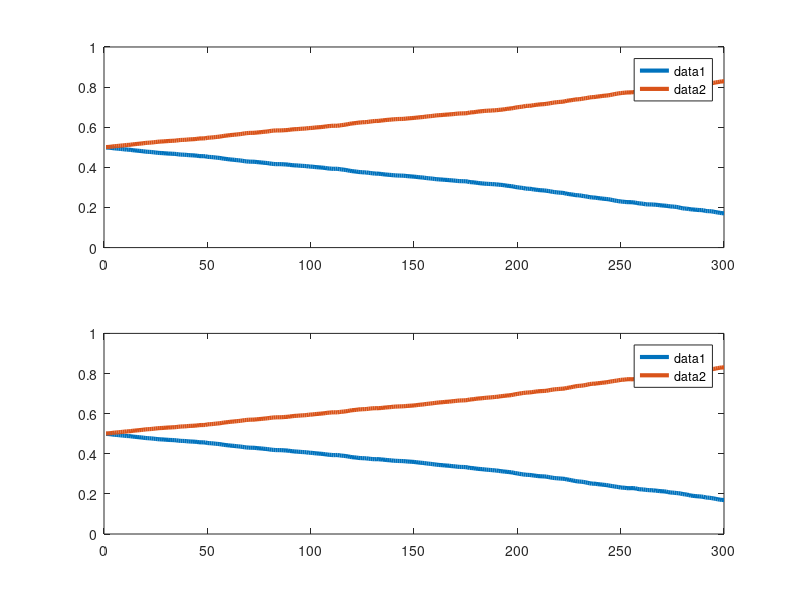

Reproduce this figure in MATLAB.
num_s = 2 ;     %可选决策数目 
specs1 = [20000 20000] ;    %参与者1的决策池的初始化
specs2 = [20000 20000] ;    %参与者2的决策池的初始化
tot1 = sum(specs1) ;
tot2 = sum(specs2) ;
pck1 = 0 ; pck2 = 0 ;
plyr1 = 0 ; plyr2 = 0 ; 

val_mat1 = [ 4 -5 ; 5 -3 ] ;    %对于参与者1的收益矩阵
val_mat2 = [ 4 5 ; -5 -3 ] ;    %对于参与者2的收益矩阵

data_pnt = 300 ;   %数据点的数量
propt1 = zeros(data_pnt,num_s) ;
propt2 = zeros(data_pnt,num_s) ;
tem = 1 ; cnt = 0 ;

while( tem < 100 * data_pnt )
    
    pck1 = tot1 * rand(1) ;
    pck2 = tot2 * rand(1) ;
    
    for i = 1 : num_s 
        if pck1 < specs1(i) 
            plyr1 = i ;
            break ;
        else
            pck1 = pck1 - specs1(i) ;
        end
    end
    for i = 1 : num_s
        if pck2 < specs2(i)
            plyr2 = i ;
            break ;
        else
            pck2 = pck2 - specs2(i) ;
        end
    end
        
    specs1(plyr1) = specs1(plyr1) + val_mat1(plyr1,plyr2) ;
    specs2(plyr2) = specs2(plyr2) + val_mat2(plyr1,plyr2) ;
    tot1 = tot1 + val_mat1(plyr1,plyr2) ;
    tot2 = tot2 + val_mat2(plyr1,plyr2) ;
    
    
    tem=tem+1 ;
    if cnt < floor(tem/100)     %每竞争100次记录一个数据点
        cnt = floor(tem/100) ;
        for i = 1 : num_s 
            propt1(cnt,i) = specs1(i) / tot1 ;
            propt2(cnt,i) = specs2(i) / tot2 ;
        end
    end
    
end 

%绘制决策池中决策比例的变化曲线

subplot(211) ;
plot(propt1,'LineWidth',3) ;
legend('show') ;
subplot(212) ;
plot(propt2,'LineWidth',3) ;
legend('show') ;

%计算积分比例

%sp_p1 = trapz(propt1) ;
%sp_p2 = trapz(propt2) ;
%tot1 = sum(sp_p1) ;
%tot2 = sum(sp_p2) ;
%for i = 1 : num_s
%    disp( [sp_p1(i) / tot1 , sp_p2(i) / tot2] ) ;
%end
